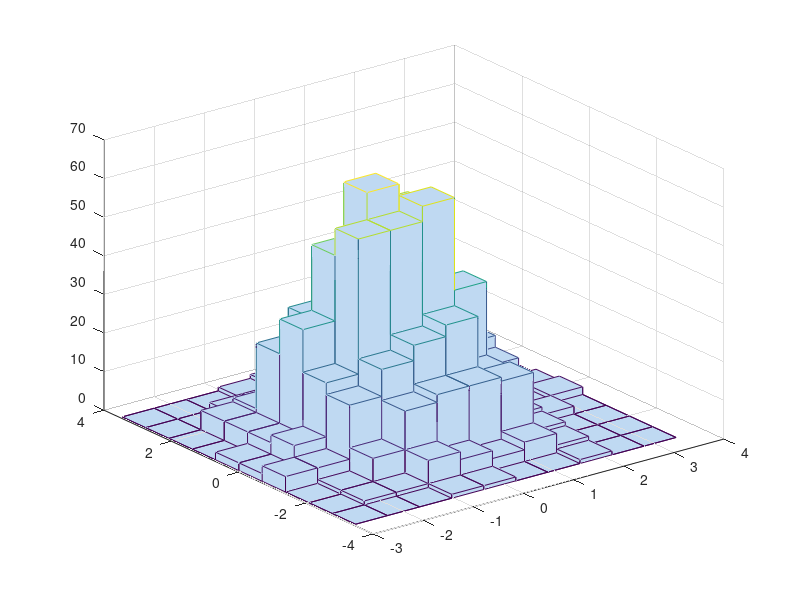
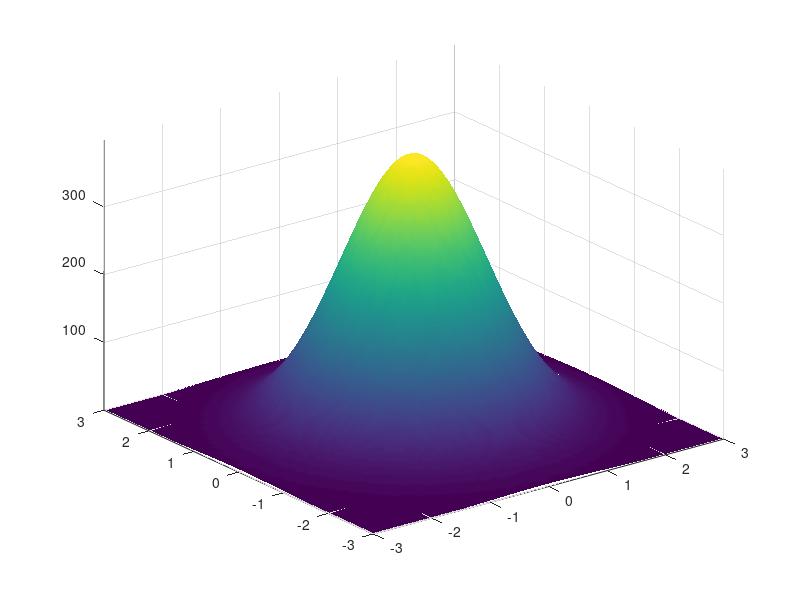

Recreate these plots in MATLAB, in order.
clear all; close all;
g1 = randn(1,1000);
g2 = randn(1,1000);
g3d = [g1; g2];
figure(1); hist3(g3d');

% model in 3d
N = 3.0;
x=linspace(-N, N);
y=x;
[X,Y]=meshgrid(x,y);
z=(1000/sqrt(2*pi).*exp(-(X.^2/2)-(Y.^2/2)));
figure(2);
surf(X,Y,z);
shading interp
axis tight